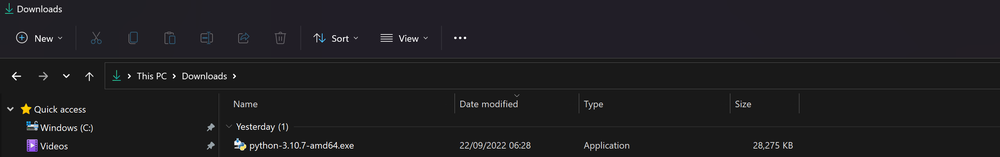
#> input picture Bootcamp Python/Python/1-Core/1-Intro/0-GettingStarted/images/downloads_folder.png, 1000 x 157 px, shrunk from 2607 x 410 before the run
$ python -i find_date_batch.py   (imports and definitions only)
#> lines starting #> are read from the running program, lines starting #| are printed output that depends on the picture; after the words box and inside, x2 and y2 are one past the last pixel; in counts of white or black regions, pixels touching at a corner belong together
#> further down, picture is the input picture: shape (157, 1000, 3); mean B, G, R 33, 30.1, 31
import cv2
import pytesseract
from PIL import Image
import re
from datetime import datetime
import requests
import numpy as np
from io import BytesIO
import csv

# Configure pytesseract
pytesseract.pytesseract.tesseract_cmd = r'C:\Program Files\Tesseract-OCR\tesseract.exe'  # Update this path
def preprocess_image(image):
    gray = cv2.cvtColor(image, cv2.COLOR_BGR2GRAY)
    alpha = 2.0
    beta = 0
    contrast = cv2.convertScaleAbs(gray, alpha=alpha, beta=beta)
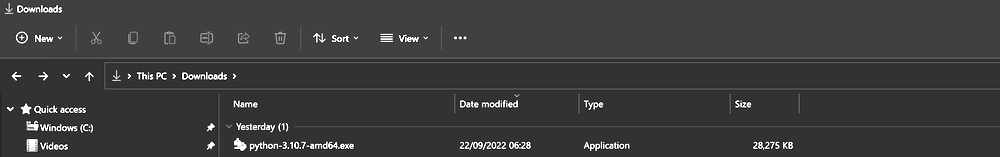
#> contrast: shape (157, 1000); min 0, max 255, mean 60.4
    blurred = cv2.GaussianBlur(contrast, (5, 5), 0)
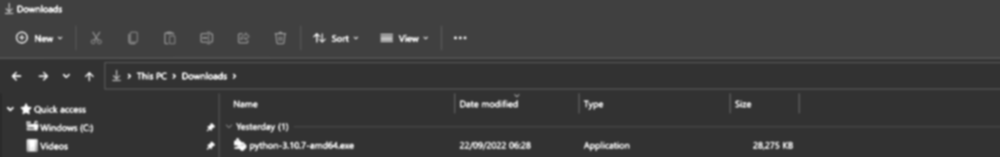
#> blurred: shape (157, 1000); min 43, max 255, mean 60.4
    _, thresh = cv2.threshold(blurred, 0, 255, cv2.THRESH_BINARY + cv2.THRESH_OTSU)
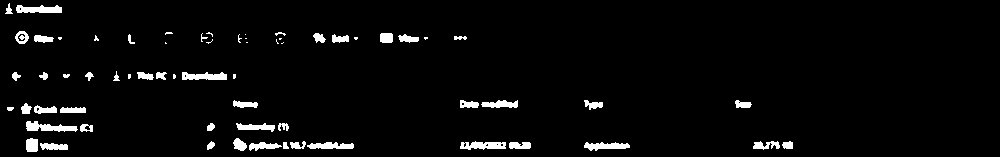
#> thresh: shape (157, 1000); 3.5% white; 65 white regions (18 under 20 px), largest, box (x1, y1, x2, y2) and area: (26, 121, 78, 132) 325, (460, 141, 506, 150) 288, (16, 5, 62, 13) 287
    return thresh
#Need to edit this so it looks for dates in the following format dd/m/yyyy
# [77 lines left out: functions extract_date_from_image_url, process_urls_to_csv, not called in this run]

source_csv_file_path = r'C:\Users\suici\Github\Russian_Losses\urls_without_dates.csv'
output_csv_file_path = r'C:\Users\suici\Github\Russian_Losses\extracted_image_dates.csv'
processed_csv_file_path = r'C:\Users\suici\Github\Russian_Losses\processed_urls.csv'

# Process URLs and update the source and processed CSV files
# [1 line not run here, left out]

>>> import cv2
>>> picture = cv2.imread('../Bootcamp Python/Python/1-Core/1-Intro/0-GettingStarted/images/downloads_folder.png')
>>> result = preprocess_image(picture)
